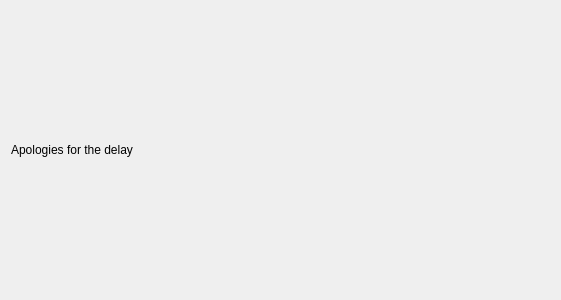
<?xml version="1.0" encoding="UTF-8"?>
<ui version="4.0">
 <class>Dialog</class>
 <widget class="QDialog" name="Dialog">
  <property name="geometry">
   <rect>
    <x>0</x>
    <y>0</y>
    <width>561</width>
    <height>300</height>
   </rect>
  </property>
  <property name="windowTitle">
   <string>Complexity analysis results loading...</string>
  </property>
  <layout class="QVBoxLayout" name="verticalLayout">
   <item>
    <widget class="QLabel" name="label">
     <property name="text">
      <string>Apologies for the delay</string>
     </property>
    </widget>
   </item>
  </layout>
 </widget>
 <resources/>
 <connections/>
</ui>
